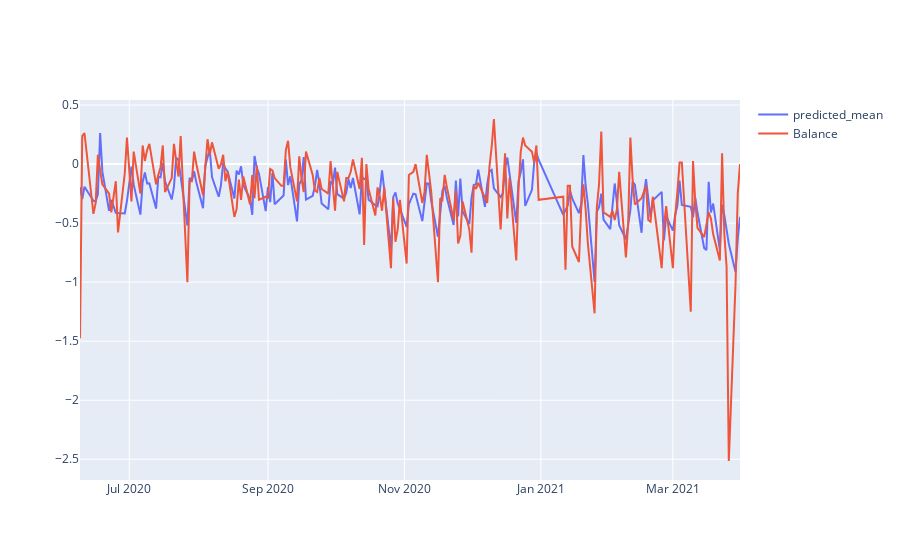

The notebook cell this image was saved under:
### Code cell
plotly_df(df)

### Figure 1 — Plotly figure (JSON) as saved in the notebook; plotly's stock layout.template omitted (floating-point values rounded to 4 significant figures; data arrays with more than 128 entries replaced by an {"elided": "..."} marker saying what was removed)
{"data": [{"mode": "lines", "name": "predicted_mean", "type": "scatter", "x": {"elided": "200 str values"}, "y": {"elided": "200 float values"}}, {"mode": "lines", "name": "Balance", "type": "scatter", "x": {"elided": "200 str values"}, "y": {"elided": "200 float values"}}], "layout": {"title": {"text": ""}}}
